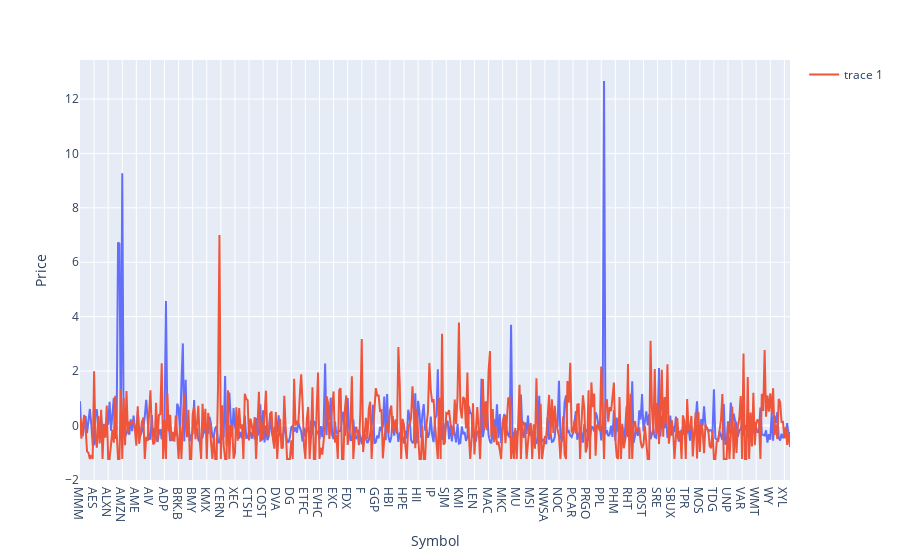

Here is the notebook cell this chart was saved with:
### Markdown cell above
# Putting them together

### Code cell
df['Price'] = (df['Price'] - df['Price'].mean())/df['Price'].std()
df['Dividend Yield'] = (df['Dividend Yield'] - df['Dividend Yield'].mean())/df['Dividend Yield'].std()

fig = px.line(df , x = 'Symbol', y = 'Price')
fig.add_trace(go.Scatter(x = df['Symbol'], y = df['Dividend Yield'], mode= 'lines'))
fig.show()

### Figure 1 — Plotly figure (JSON) as saved in the notebook; plotly's stock layout.template omitted (floating-point values rounded to 4 significant figures; data arrays with more than 128 entries replaced by an {"elided": "..."} marker saying what was removed)
{"data": [{"hovertemplate": "Symbol=%{x}<br>Price=%{y}<extra></extra>", "legendgroup": "", "line": {"color": "#636efa", "dash": "solid"}, "marker": {"symbol": "circle"}, "mode": "lines", "name": "", "orientation": "v", "showlegend": false, "type": "scatter", "x": {"elided": "505 str values"}, "xaxis": "x", "y": {"elided": "505 float values"}, "yaxis": "y"}, {"mode": "lines", "type": "scatter", "x": {"elided": "505 str values"}, "y": {"elided": "505 float values"}}], "layout": {"legend": {"tracegroupgap": 0}, "margin": {"t": 60}, "xaxis": {"anchor": "y", "domain": [0, 1], "title": {"text": "Symbol"}}, "yaxis": {"anchor": "x", "domain": [0, 1], "title": {"text": "Price"}}}}
